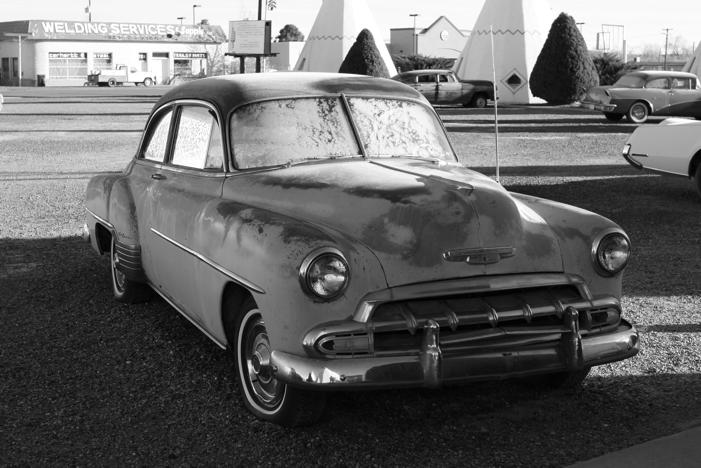
%> input picture Εργασία 3/photo.jpg, 701 x 468 px
$ octave q1.m   (GNU Octave 9; MATLAB toolbox functions it lacks are replaced by stand-ins)
%> lines starting %> are read from the running program, lines starting %| are printed output that depends on the picture
img = imread('photo.jpg');
%> img is the input picture: size 468x701 uint8; min 0, max 255, mean 102.9
figure
imagesc(img);colormap gray

dy = filter([1 -1], 1, img);
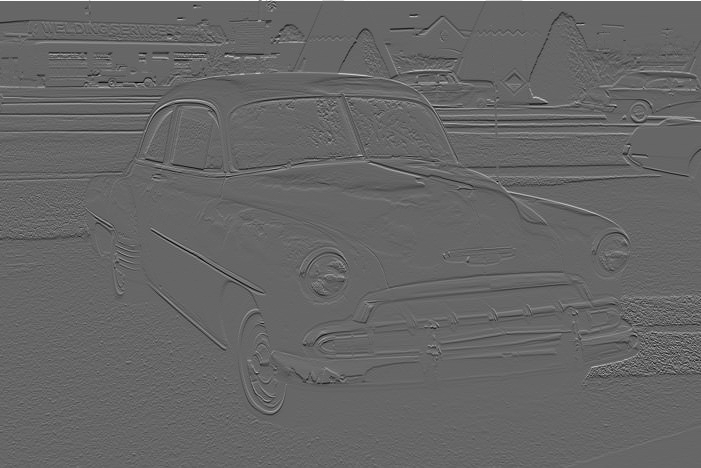
%> dy: size 468x701 double; min -172, max 255, mean 0.1; drawn with min black and max white
%imshow(uint8(abs(y)))
figure
%subplot(121);imagesc(img);colormap gray
imagesc(dy);colormap gray

dx = filter([1 -1], 1, img')';
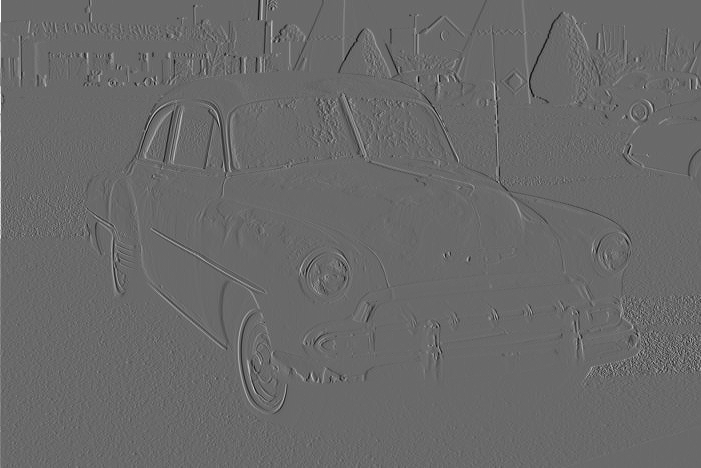
%> dx: size 468x701 double; min -176, max 248, mean 0.1; drawn with min black and max white
%imshow(uint8(abs(y))')
figure
%subplot(121);imagesc(img);colormap gray
imagesc(dx);colormap gray

N = 5;
h = ones(2*N+1,2*N+1) / (2*N+1)^2;
y = filter2(h,img);
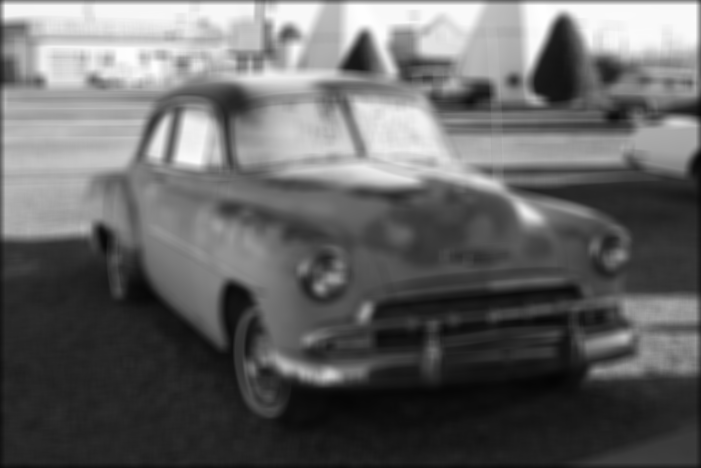
%> y: size 468x701 double; min 4.45, max 255, mean 101.6
figure
imshow(y/max(y(:)));
